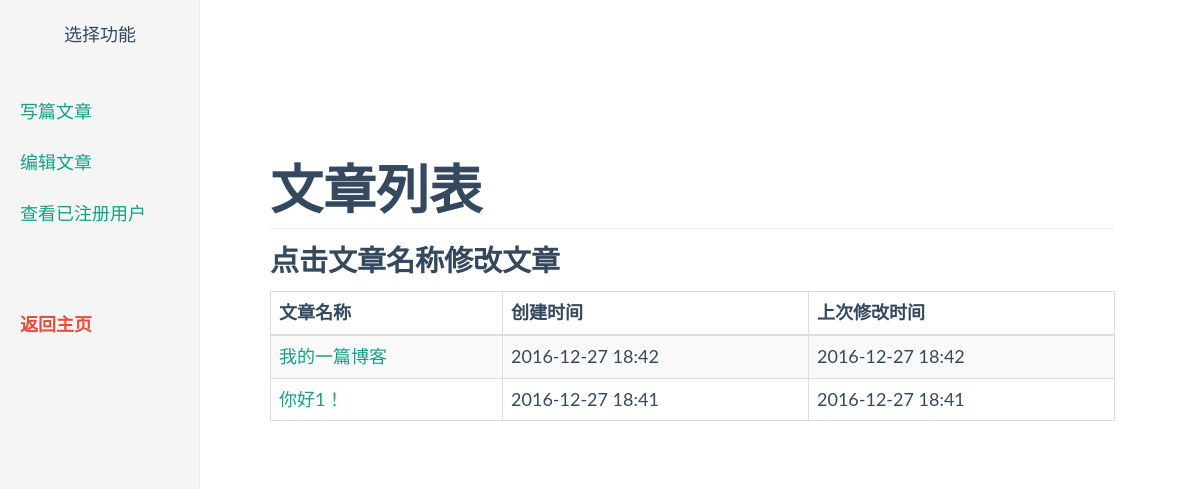
The page /article-list (signed in) on the database as committed earlier.
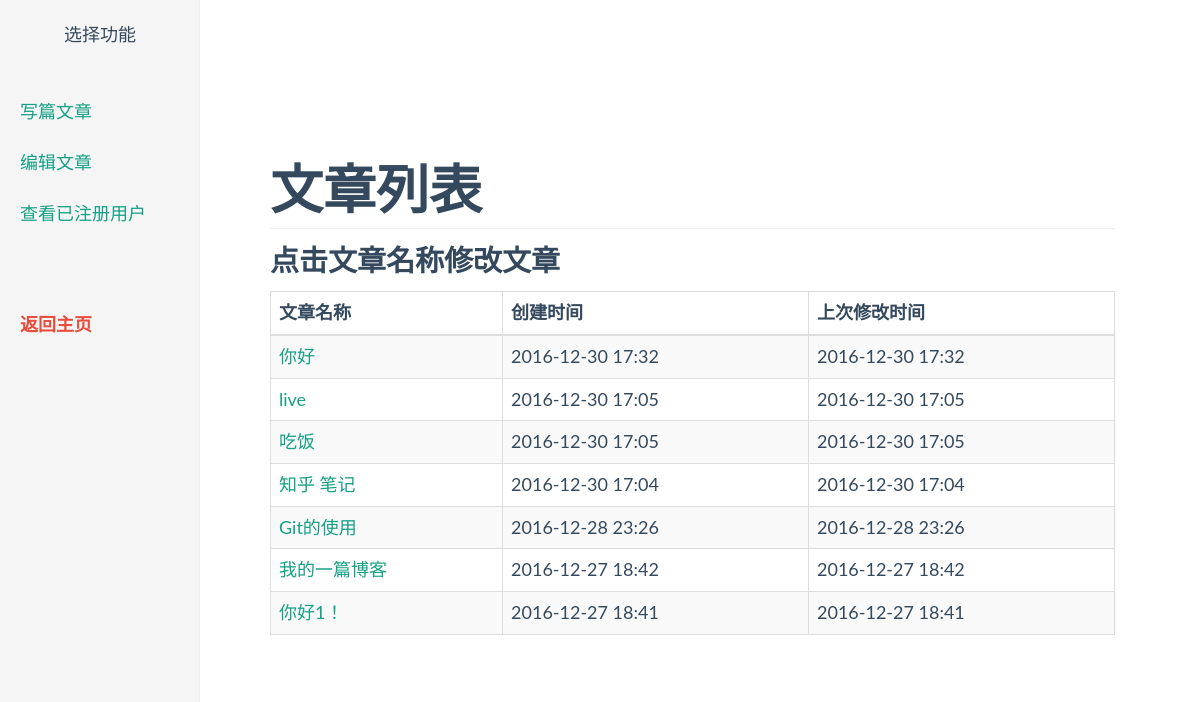
The same page on the database as committed later.
### app/models.py (models this page shows, shortened)
class Article(db.Model):
    __tablename__ = 'articles'
    id = db.Column(db.Integer, primary_key=True)
    heading = db.Column(db.Text)
    body = db.Column(db.Text)
    article_type = db.Column(db.Text)
    article_len = db.Column(db.Integer)
    permission = db.Column(db.String(64))
    timestamp = db.Column(db.String(64), index=True, default=datetime.now)
    edit_timestamp = db.Column(db.String(64), index=True, default=datetime.now)
    comments = db.relationship('Comment', backref='article', lazy='dynamic')
    reply_comments = db.relationship('ReplyComment', backref='article', lazy='dynamic')
    body_html = db.Column(db.Text)

### app/main/views.py (the view)
@main.route('/article-list', methods=['POST', 'GET'])
@login_required
def article_list():
    if current_user.role != "Admin":
        flash(u'您没有权限访问该页面！')
        return redirect(url_for('main.index'))
    posts = Article.query.order_by(Article.timestamp.desc())
    return render_template('article-list.html', posts=posts)

### app/models.py (called while the page is built)
@login_manager.user_loader
def load_user(user_id):
    return User.query.get(int(user_id))

### app/templates/article-list.html (shortened to what this page needs)
{% extends "base.html" %}
{% block head %}
    {{ super() }}
    <link rel="stylesheet" href="{{ url_for("static", filename="flat-ui.min.css") }}">
    <link rel="stylesheet" href="{{ url_for('static', filename='admin-nav.css') }}">
{% endblock %}
{% block page_content %}
    <div class="container-fluid">
    {% include "_admin-nav.html" %}
    <div class="col-sm-9 col-sm-offset-3 col-md-10 col-md-offset-2 main">
      <h2 class="sub-header">文章列表</h2>
      <h4>点击文章名称修改文章</h4>
       <div class="table-responsive">
          <table class="table table-striped table-bordered">
            <thead>
              <tr>
                <th>文章名称</th>
                <th>创建时间</th>
                <th>上次修改时间</th>
              </tr>
            </thead>
            <tbody>
              {% for post in posts %}
                <tr>
                  <td>
                    <a href="{{ url_for('main.edit_article', id=post.id) }}">{{ post.heading }}</a>
                  </td>
                  <td>{{ post.timestamp[0:16] }}</td>
                  <td>{{ post.edit_timestamp[0:16] }}</td>
                </tr>
              {% endfor %}
            </tbody>
          </table>
    </div>
    </div>
{% endblock %}

### app/templates/base.html (shortened to what this page needs)
{% extends "bootstrap/base.html" %}
{% block head %}
  {{ super() }}
  <link rel="stylesheet" href="{{ url_for('static', filename='style.css') }}">
  <link rel="stylesheet" href="{{ url_for('static', filename='zenburn.css') }}">
  <link rel="stylesheet" href="{{ url_for("static", filename="jqcloud.min.css") }}">
{% endblock %}
{% block content %}
<div class="container">
    {% block page_content %}{% endblock %}
{% endblock %}

### app/templates/_admin-nav.html (shortened to what this page needs)
<div class="row">
<div class="col-sm-3 col-md-2 sidebar">
  <ul class="nav nav-sidebar">
    <li><p>选择功能</p></li>
  </ul>
  <ul class="nav nav-sidebar">
    <li><a href="{{ url_for("main.write_article") }}">写篇文章</a></li>
    <li><a href="{{ url_for("main.article_list") }}">编辑文章</a></li>
    <li><a href="{{ url_for("main.all_user") }}">查看已注册用户</a></li>
  </ul>
  <ul class="nav nav-sidebar">
    <li><a href="{{ url_for("main.index") }}"><b><span class="text-danger">返回主页</span></b></a></li>
  </ul>
</div>
</div>

### app/static/style.css (style rules this page uses)
html { position: relative; min-height: 100%; }
body { margin-bottom: 60px; }
body > .container { padding: 60px 15px 0; }

### app/static/admin-nav.css (style rules this page uses)
body { padding-top: 50px; }
.sub-header { padding-bottom: 10px; border-bottom: 1px solid #eee; }
.sidebar { display: none; }
@media (min-width: 768px) { .sidebar { position: fixed; top: 0; bottom: 0; left: 0; display: block; padding: 20px; overflow-x: hidden; overflow-y: auto; background-color: #f5f5f5; border-right: 1px solid #eee; } }
.nav-sidebar { margin-right: -21px; margin-bottom: 20px; margin-left: -20px; }
.nav-sidebar > li > a { padding-right: 20px; padding-left: 20px; }
.nav-sidebar > li > p { text-align: center; font-size: large; font-family: "微软雅黑", sans-serif; }
.main { padding: 20px; }
@media (min-width: 768px) { .main { padding-right: 40px; padding-left: 40px; } }

Rows that differ between the two databases and show on the page:
added Article: heading "你好", timestamp "2016-12-30 17:32", edit_timestamp "2016-12-30 17:32"
added Article: heading "live", timestamp "2016-12-30 17:05", edit_timestamp "2016-12-30 17:05"
added Article: heading "吃饭", timestamp "2016-12-30 17:05", edit_timestamp "2016-12-30 17:05"
added Article: heading "知乎 笔记", timestamp "2016-12-30 17:04", edit_timestamp "2016-12-30 17:04"
added Article: heading "Git的使用", timestamp "2016-12-28 23:26", edit_timestamp "2016-12-28 23:26"
